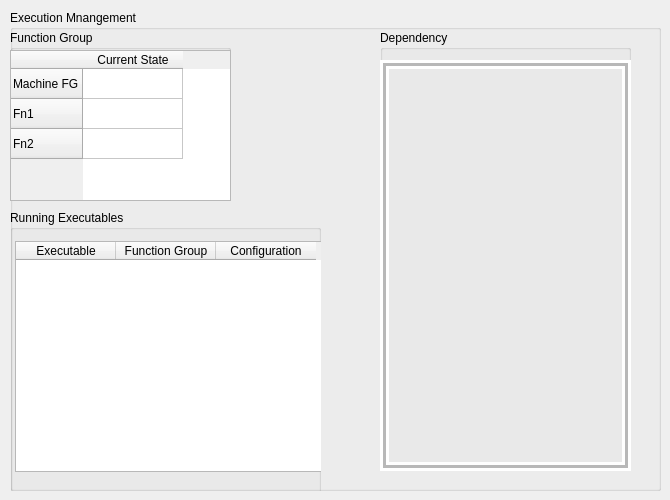
   <widget class="QWidget" name="tab">
    <attribute name="title">
     <string>EM</string>
    </attribute>
    <widget class="QGroupBox" name="groupBox_5">
     <property name="geometry">
      <rect>
       <x>10</x>
       <y>10</y>
       <width>651</width>
       <height>481</height>
      </rect>
     </property>
     <property name="autoFillBackground">
      <bool>true</bool>
     </property>
     <property name="title">
      <string>Execution Mnangement</string>
     </property>
     <widget class="QGroupBox" name="groupBox_2">
      <property name="geometry">
       <rect>
        <x>0</x>
        <y>20</y>
        <width>221</width>
        <height>171</height>
       </rect>
      </property>
      <property name="title">
       <string>Function Group</string>
      </property>
      <widget class="QTableWidget" name="tableWidget_2">
       <property name="geometry">
        <rect>
         <x>0</x>
         <y>20</y>
         <width>221</width>
         <height>151</height>
        </rect>
       </property>
       <row>
        <property name="text">
         <string>Machine FG</string>
        </property>
       </row>
       <row>
        <property name="text">
         <string>Fn1</string>
        </property>
       </row>
       <row>
        <property name="text">
         <string>Fn2</string>
        </property>
       </row>
       <column>
        <property name="text">
         <string>Current State</string>
        </property>
       </column>
      </widget>
     </widget>
     <widget class="QGroupBox" name="groupBox_3">
      <property name="geometry">
       <rect>
        <x>0</x>
        <y>200</y>
        <width>311</width>
        <height>681</height>
       </rect>
      </property>
      <property name="title">
       <string>Running Executables</string>
      </property>
      <widget class="QTableWidget" name="tableWidget_3">
       <property name="geometry">
        <rect>
         <x>5</x>
         <y>31</y>
         <width>311</width>
         <height>231</height>
        </rect>
       </property>
       <column>
        <property name="text">
         <string>Executable</string>
        </property>
       </column>
       <column>
        <property name="text">
         <string>Function Group</string>
        </property>
       </column>
       <column>
        <property name="text">
         <string>Configuration</string>
        </property>
       </column>
      </widget>
     </widget>
     <widget class="QGroupBox" name="groupBox_6">
      <property name="geometry">
       <rect>
        <x>370</x>
        <y>20</y>
        <width>251</width>
        <height>441</height>
       </rect>
      </property>
      <property name="title">
       <string>Dependency</string>
      </property>
      <widget class="QFrame" name="frame_2">
       <property name="geometry">
        <rect>
         <x>0</x>
         <y>30</y>
         <width>251</width>
         <height>411</height>
        </rect>
       </property>
       <property name="palette">
        <palette>
         <active>
          <colorrole role="WindowText">
           <brush brushstyle="SolidPattern">
            <color alpha="255">
             <red>255</red>
             <green>255</green>
             <blue>255</blue>
            </color>
           </brush>
          </colorrole>
          <colorrole role="Midlight">
           <brush brushstyle="SolidPattern">
            <color alpha="255">
             <red>255</red>
             <green>255</green>
             <blue>255</blue>
            </color>
           </brush>
          </colorrole>
          <colorrole role="Dark">
           <brush brushstyle="SolidPattern">
            <color alpha="255">
             <red>255</red>
             <green>255</green>
             <blue>255</blue>
            </color>
           </brush>
          </colorrole>
          <colorrole role="PlaceholderText">
           <brush brushstyle="NoBrush">
            <color alpha="128">
             <red>0</red>
             <green>0</green>
             <blue>0</blue>
            </color>
           </brush>
          </colorrole>
         </active>
         <inactive>
          <colorrole role="WindowText">
           <brush brushstyle="SolidPattern">
            <color alpha="255">
             <red>255</red>
             <green>255</green>
             <blue>255</blue>
            </color>
           </brush>
          </colorrole>
          <colorrole role="Midlight">
           <brush brushstyle="SolidPattern">
            <color alpha="255">
             <red>255</red>
             <green>255</green>
             <blue>255</blue>
            </color>
           </brush>
          </colorrole>
          <colorrole role="Dark">
           <brush brushstyle="SolidPattern">
            <color alpha="255">
             <red>255</red>
             <green>255</green>
             <blue>255</blue>
            </color>
           </brush>
          </colorrole>
          <colorrole role="PlaceholderText">
           <brush brushstyle="NoBrush">
            <color alpha="128">
             <red>0</red>
             <green>0</green>
             <blue>0</blue>
            </color>
           </brush>
          </colorrole>
         </inactive>
         <disabled>
          <colorrole role="WindowText">
           <brush brushstyle="SolidPattern">
            <color alpha="255">
             <red>255</red>
             <green>255</green>
             <blue>255</blue>
            </color>
           </brush>
          </colorrole>
          <colorrole role="Midlight">
           <brush brushstyle="SolidPattern">
            <color alpha="255">
             <red>255</red>
             <green>255</green>
             <blue>255</blue>
            </color>
           </brush>
          </colorrole>
          <colorrole role="Dark">
           <brush brushstyle="SolidPattern">
            <color alpha="255">
             <red>255</red>
             <green>255</green>
             <blue>255</blue>
            </color>
           </brush>
          </colorrole>
          <colorrole role="PlaceholderText">
           <brush brushstyle="NoBrush">
            <color alpha="128">
             <red>0</red>
             <green>0</green>
             <blue>0</blue>
            </color>
           </brush>
          </colorrole>
         </disabled>
        </palette>
       </property>
       <property name="font">
        <font>
         <italic>true</italic>
         <bold>true</bold>
        </font>
       </property>
       <property name="frameShape">
        <enum>QFrame::Box</enum>
       </property>
       <property name="frameShadow">
        <enum>QFrame::Raised</enum>
       </property>
       <property name="lineWidth">
        <number>3</number>
       </property>
       <property name="midLineWidth">
        <number>3</number>
       </property>
      </widget>
     </widget>
    </widget>
   </widget>
